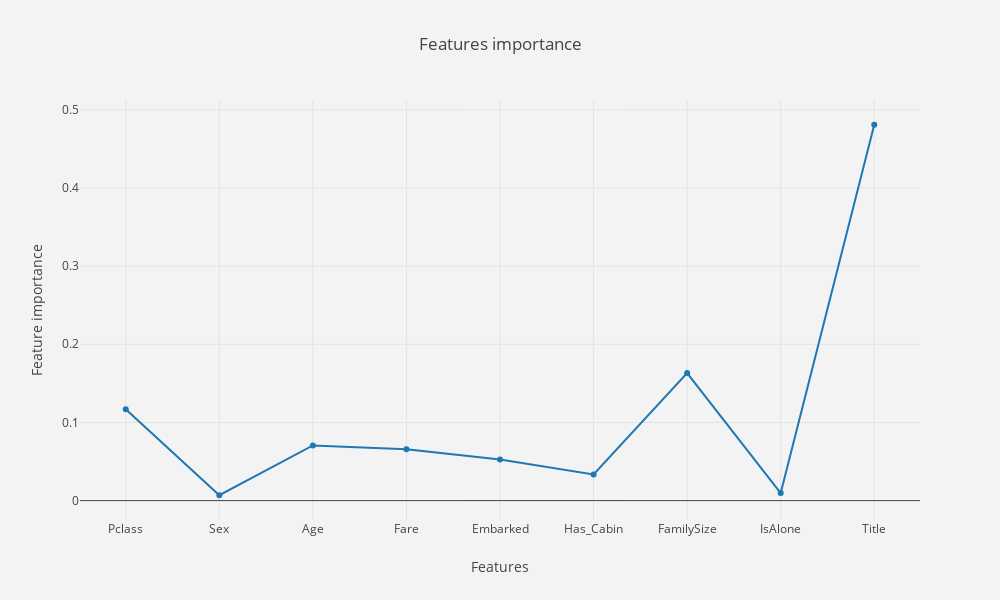

The notebook cell saved with this chart:
### Markdown cell above
### 4.3. Classifiers feature importances
<a id="classifiers_feature_importances"></a>

### Code cell
feature_importances_DTC = classifier_DTC.feature_importances_
columns = train_set.drop(['Survived'], axis=1).columns.values

trace1 = go.Scatter(
    x = columns,
    y = feature_importances_DTC.tolist(),
    name='Decision Tree Classifier',
    mode = 'lines+markers',
)

data = [trace1]
layout = go.Layout(
    barmode='stack',
    title = 'Features importance',
    width=1000,
    height=600,
    paper_bgcolor='rgb(243, 243, 243)',
    plot_bgcolor='rgb(243, 243, 243)',
    yaxis = dict(title= 'Feature importance'),
    xaxis = dict(title= 'Features')
)

fig = go.Figure(data=data, layout=layout)
py.iplot(fig)

### Figure 1 — Plotly figure (JSON) as saved in the notebook; plotly's stock layout.template omitted (floating-point values rounded to 4 significant figures)
{"data": [{"mode": "lines+markers", "name": "Decision Tree Classifier", "type": "scatter", "x": ["Pclass", "Sex", "Age", "Fare", "Embarked", "Has_Cabin", "FamilySize", "IsAlone", "Title"], "y": [0.117, 0.006871, 0.07062, 0.06572, 0.05269, 0.03339, 0.1631, 0.009724, 0.4808]}], "layout": {"barmode": "stack", "height": 600, "paper_bgcolor": "rgb(243, 243, 243)", "plot_bgcolor": "rgb(243, 243, 243)", "title": "Features importance", "width": 1000, "xaxis": {"title": "Features"}, "yaxis": {"title": "Feature importance"}}}
